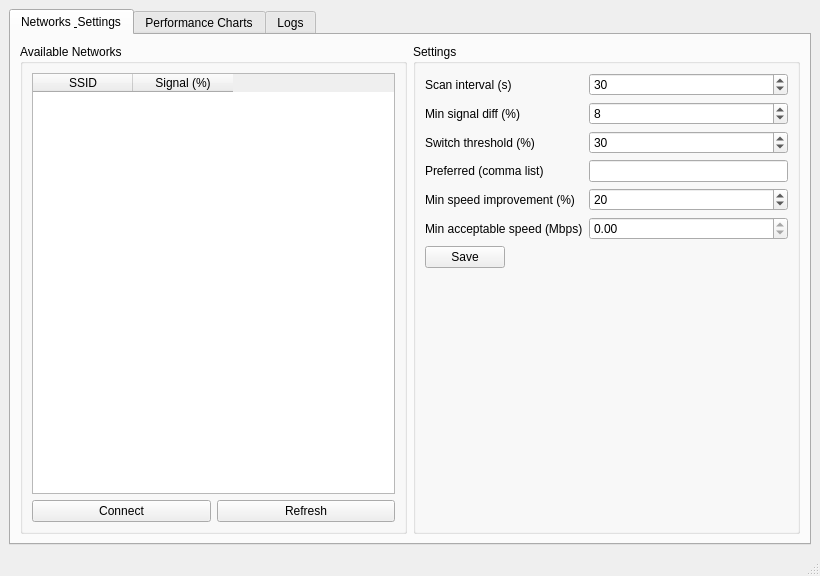
<?xml version="1.0" encoding="UTF-8"?>
<ui version="4.0">
 <class>MainWindow</class>
 <widget class="QMainWindow" name="MainWindow">
  <property name="geometry">
   <rect>
    <x>0</x>
    <y>0</y>
    <width>820</width>
    <height>540</height>
   </rect>
  </property>
  <property name="windowTitle">
   <string>SmartAutoRoam</string>
  </property>
  <widget class="QWidget" name="centralwidget">
   <layout class="QVBoxLayout" name="verticalLayout">
    <item>
     <widget class="QTabWidget" name="tabWidget">
      <property name="currentIndex">
       <number>0</number>
      </property>
      <widget class="QWidget" name="tabMain">
       <attribute name="title">
        <string>Networks &amp; Settings</string>
       </attribute>
       <layout class="QVBoxLayout" name="verticalLayout_2">
        <item>
         <layout class="QHBoxLayout" name="topRow">
      <item>
       <widget class="QGroupBox" name="groupNetworks">
        <property name="title">
         <string>Available Networks</string>
        </property>
        <layout class="QVBoxLayout" name="vboxNetworks">
         <item>
          <widget class="QTableWidget" name="networkTable">
           <column>
            <property name="text">
             <string>SSID</string>
            </property>
           </column>
           <column>
            <property name="text">
             <string>Signal (%)</string>
            </property>
           </column>
          </widget>
         </item>
         <item>
          <layout class="QHBoxLayout" name="networkButtons">
           <item>
            <widget class="QPushButton" name="connectButton">
             <property name="text">
              <string>Connect</string>
             </property>
            </widget>
           </item>
           <item>
            <widget class="QPushButton" name="refreshButton">
             <property name="text">
              <string>Refresh</string>
             </property>
            </widget>
           </item>
          </layout>
         </item>
        </layout>
       </widget>
      </item>
      <item>
       <widget class="QGroupBox" name="groupSettings">
        <property name="title">
         <string>Settings</string>
        </property>
        <layout class="QFormLayout" name="formSettings">
         <item row="0" column="0">
          <widget class="QLabel" name="labelScan">
           <property name="text">
            <string>Scan interval (s)</string>
           </property>
          </widget>
         </item>
         <item row="0" column="1">
          <widget class="QSpinBox" name="spinScanInterval">
           <property name="minimum">
            <number>5</number>
           </property>
           <property name="maximum">
            <number>600</number>
           </property>
           <property name="value">
            <number>30</number>
           </property>
          </widget>
         </item>
         <item row="1" column="0">
          <widget class="QLabel" name="labelMinDiff">
           <property name="text">
            <string>Min signal diff (%)</string>
           </property>
          </widget>
         </item>
         <item row="1" column="1">
          <widget class="QSpinBox" name="spinMinDiff">
           <property name="minimum">
            <number>1</number>
           </property>
           <property name="maximum">
            <number>100</number>
           </property>
           <property name="value">
            <number>8</number>
           </property>
          </widget>
         </item>
         <item row="2" column="0">
          <widget class="QLabel" name="labelThreshold">
           <property name="text">
            <string>Switch threshold (%)</string>
           </property>
          </widget>
         </item>
         <item row="2" column="1">
          <widget class="QSpinBox" name="spinThreshold">
           <property name="minimum">
            <number>1</number>
           </property>
           <property name="maximum">
            <number>100</number>
           </property>
           <property name="value">
            <number>30</number>
           </property>
          </widget>
         </item>
         <item row="3" column="0">
          <widget class="QLabel" name="labelPreferred">
           <property name="text">
            <string>Preferred (comma list)</string>
           </property>
          </widget>
         </item>
         <item row="3" column="1">
          <widget class="QLineEdit" name="linePreferred"/>
         </item>
         <item row="4" column="0">
          <widget class="QLabel" name="labelMinSpeedImprovement">
           <property name="text">
            <string>Min speed improvement (%)</string>
           </property>
          </widget>
         </item>
         <item row="4" column="1">
          <widget class="QSpinBox" name="spinMinSpeedImprovement">
           <property name="minimum">
            <number>5</number>
           </property>
           <property name="maximum">
            <number>100</number>
           </property>
           <property name="value">
            <number>20</number>
           </property>
          </widget>
         </item>
         <item row="5" column="0">
          <widget class="QLabel" name="labelMinAcceptableSpeed">
           <property name="text">
            <string>Min acceptable speed (Mbps)</string>
           </property>
          </widget>
         </item>
         <item row="5" column="1">
          <widget class="QDoubleSpinBox" name="spinMinAcceptableSpeed">
           <property name="minimum">
            <number>0.5</number>
           </property>
           <property name="maximum">
            <number>1000.0</number>
           </property>
           <property name="value">
            <number>5.0</number>
           </property>
          </widget>
         </item>
         <item row="6" column="0">
          <widget class="QPushButton" name="settingsButton">
           <property name="text">
            <string>Save</string>
           </property>
          </widget>
         </item>
        </layout>
       </widget>
      </item>
     </layout>
    </item>
       </layout>
      </widget>

      <widget class="QWidget" name="tabCharts">
       <attribute name="title">
        <string>Performance Charts</string>
       </attribute>
       <layout class="QVBoxLayout" name="verticalLayout_3">
        <item>
         <widget class="QGroupBox" name="groupSignalChart">
          <property name="title">
           <string>Signal Strength History</string>
          </property>
          <layout class="QVBoxLayout" name="vboxSignalChart">
           <item>
            <widget class="QWidget" name="signalChartContainer" native="true">
             <property name="minimumSize">
              <size>
               <width>0</width>
               <height>200</height>
              </size>
             </property>
            </widget>
           </item>
          </layout>
         </widget>
        </item>
        <item>
         <widget class="QGroupBox" name="groupSpeedChart">
          <property name="title">
           <string>Speed Test History</string>
          </property>
          <layout class="QVBoxLayout" name="vboxSpeedChart">
           <item>
            <widget class="QWidget" name="speedChartContainer" native="true">
             <property name="minimumSize">
              <size>
               <width>0</width>
               <height>200</height>
              </size>
             </property>
            </widget>
           </item>
          </layout>
         </widget>
        </item>
       </layout>
      </widget>

      <widget class="QWidget" name="tabLogs">
       <attribute name="title">
        <string>Logs</string>
       </attribute>
       <layout class="QVBoxLayout" name="verticalLayout_4">
        <item>
         <widget class="QGroupBox" name="groupLog">
          <property name="title">
           <string>Event Log</string>
          </property>
          <layout class="QVBoxLayout" name="vboxLog">
           <item>
            <widget class="QTextEdit" name="logView">
             <property name="readOnly">
              <bool>true</bool>
             </property>
            </widget>
           </item>
          </layout>
         </widget>
        </item>
       </layout>
      </widget>
     </widget>
    </item>
   </layout>
  </widget>
  <widget class="QMenuBar" name="menubar"/>
  <widget class="QStatusBar" name="statusbar"/>
 </widget>
 <resources/>
 <connections/>
</ui>
